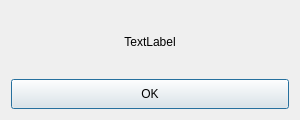
<?xml version="1.0" encoding="UTF-8"?>
<ui version="4.0">
 <class>ServerMessageWidget</class>
 <widget class="QDialog" name="ServerMessageWidget">
  <property name="geometry">
   <rect>
    <x>0</x>
    <y>0</y>
    <width>300</width>
    <height>120</height>
   </rect>
  </property>
  <property name="minimumSize">
   <size>
    <width>300</width>
    <height>120</height>
   </size>
  </property>
  <property name="maximumSize">
   <size>
    <width>300</width>
    <height>120</height>
   </size>
  </property>
  <property name="windowTitle">
   <string notr="true">Dialog</string>
  </property>
  <layout class="QVBoxLayout" name="verticalLayout">
   <item>
    <widget class="QLabel" name="label">
     <property name="text">
      <string>TextLabel</string>
     </property>
     <property name="alignment">
      <set>Qt::AlignCenter</set>
     </property>
    </widget>
   </item>
   <item>
    <widget class="QPushButton" name="pushButton">
     <property name="sizePolicy">
      <sizepolicy hsizetype="Minimum" vsizetype="Fixed">
       <horstretch>0</horstretch>
       <verstretch>0</verstretch>
      </sizepolicy>
     </property>
     <property name="minimumSize">
      <size>
       <width>0</width>
       <height>30</height>
      </size>
     </property>
     <property name="maximumSize">
      <size>
       <width>99999</width>
       <height>30</height>
      </size>
     </property>
     <property name="text">
      <string>OK</string>
     </property>
    </widget>
   </item>
  </layout>
 </widget>
 <resources/>
 <connections/>
</ui>
